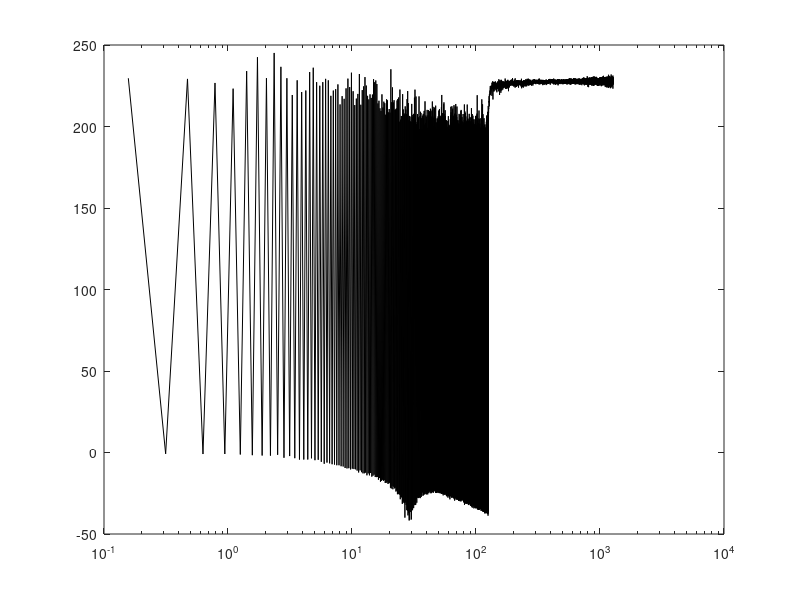

This chart was generated by the following MATLAB code:
clear; clc; close all;

load('Joint_SI_CL_40s_dtheta_Data.mat')
load('Joint_Init_Data.mat')

R = fft(r);
dTheta_tf = fft(Theta);

index1 = find(F<200 * T/(2*pi)); 
% index1 = find(abs(R/length(R)) >= 9e-2);
G = 0*dTheta_tf;
G(index1) = dTheta_tf(index1)./R(index1);
G(index1) = abs(G(index1));
G_log = 20*log10(G);

K = mean(G_log(3:15));
K_3dB = K - 3;

figure
semilogx(F, G_log, 'k')
hold on